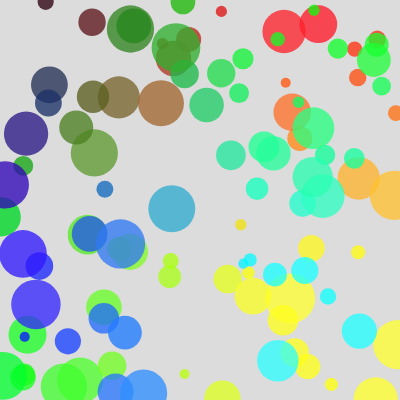
Frame 1 (no input)
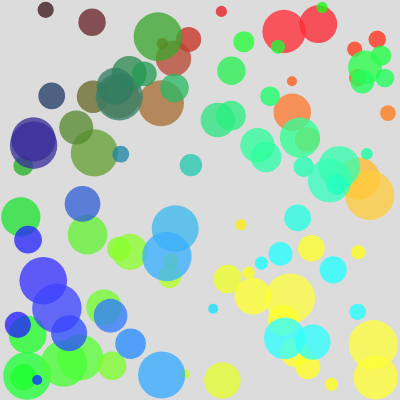
Frame 60 (no input)
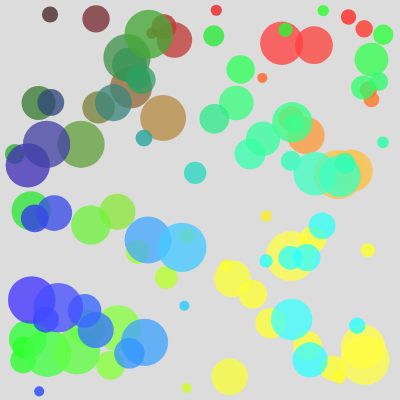
Frame 120 (the mouse pressed at the canvas centre since frame 60)

The p5.js sketch that drew these frames (run headless with seeded random() and noise() and a simulated clock; from frame 60 on, the mouse is pressed at the canvas centre):

// p5.js sketch
// ── sketch.js



var NewBall;
var Ball2;

var BallArray = [];
var ballCount = 50;

var AltBallArray = [];


function setup() {
  createCanvas(400, 400);
  NewBall = new Particle(10);
  Ball2 = new Particle(25);
  for(var i = 0; i < ballCount; i++){
    BallArray[i] = new Particle(random(10, 50));
    AltBallArray[i] = new AltParticle(random(10, 50));
  }
}

function draw() {
  background(220);
  NewBall.display();
  NewBall.move();
  Ball2.display();
  Ball2.move();

  for(var i = 0; i < BallArray.length; i++){
    BallArray[i].display();
    
   // BallArray[i].move();
  }

  for(var j = 0; j < AltBallArray.length; j++){
    AltBallArray[j].display();
  }
}

function keyPressed(){
  BallArray.push(new Particle(random(10, 50)));
  AltBallArray.push(new AltParticle(random(10, 50)));
}

function mousePressed(){
  for(var i = 0; i  < BallArray.length; i++){
    //check ballarray
    if(mouseX >= BallArray[i].x - BallArray[i].width / 2 && mouseX <= BallArray[i].x + BallArray[i].width / 2 && mouseY >= BallArray[i].y - BallArray[i].width / 2 && mouseY <= BallArray[i].y + BallArray[i].width / 2){
      //DELETE THE FUCKER
      BallArray.splice(i, 1);
    }
  }

  for(var j = 0; j < AltBallArray.length; j++){
    if(mouseX >= AltBallArray[j].x - AltBallArray[j].width / 2 && mouseX <= AltBallArray[j].x + AltBallArray[j].width / 2 && mouseY >= AltBallArray[j].y - AltBallArray[j].width / 2 && mouseY <= AltBallArray[j].y + AltBallArray[j].width / 2){
      //DELETE THE FUCKER
      AltBallArray.splice(j, 1);
    }
  }
}

class Particle{ //set up properties and method of a class
  constructor(width){ //set up properties of class object, these are ran *once* when the object is instantiated
    this.x = random(0, 400);
    this.y = random(0, 400);
    this.width = width;
    this.speed = 0.001;
    this.lifetime = 0;
  }

  display(){
    this.lifetime += deltaTime * 0.01;
    noStroke();
    fill(this.x + this.lifetime, this.y + this.lifetime, this.width + this.lifetime, random(190, 200));
    ellipse(this.x, this.y, this.width);

    this.x += random((mouseX * this.speed * deltaTime) * -1, (mouseX * this.speed * deltaTime));
    this.y += random((mouseY * this.speed * deltaTime) * -1, (mouseY * this.speed * deltaTime));
    //this.x += random(-1, 1);
   // this.y += random(-1, 1);

   //bounce off walls
    if(this.x > 400 - this.width / 2){
      this.x -= this.width / 2;
    }

    if(this.x < 0 + this.width / 2){
      this.x += this.width / 2;
    }

    if(this.y > 400 - this.width / 2){
      this.y -= this.width / 2;
    }

    if(this.y < 0 + this.width / 2){
      this.y += this.width / 2;
    }
  }

  move(){
    this.x += random(-1, 1);
    this.y += random(-1, 1);
  }
 
}

class AltParticle{
  constructor(width){
    this.x = random(0, 400);
    this.y = random(0, 400);
    this.width = width;
    this.speed = 0.001;
    this.lifetime = 0;
  }

  display(){
    this.lifetime += deltaTime * 0.01;
    noStroke();
    fill(this.width + this.lifetime, this.x + this.lifetime, this.y + this.lifetime, random(190, 200));
    ellipse(this.x, this.y, this.width);

    this.x += random(((mouseX - 400) * this.speed * deltaTime) * -1, ((mouseX - 400) * this.speed * deltaTime));
    this.y += random(((mouseY - 400) * this.speed * deltaTime) * -1, ((mouseY - 400) * this.speed * deltaTime));

    //bounce off walls
    if(this.x > 400 - this.width / 2){
      this.x -= this.width / 2;
    }

    if(this.x < 0 + this.width / 2){
      this.x += this.width / 2;
    }

    if(this.y > 400 - this.width / 2){
      this.y -= this.width / 2;
    }

    if(this.y < 0 + this.width / 2){
      this.y += this.width / 2;
    }
  }
}
